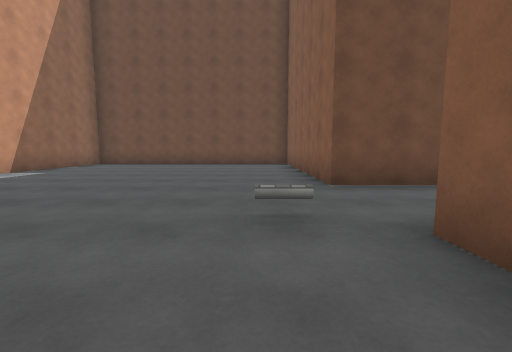
View 1 (above)

24 first-person views from a walk through a scene from a Unity 3-D project. The camera is 1.2 m above the floor, tilts 6° down and sees 90° across. The floor is counted in squares, 2 m on a side. Each view is taken from the middle of a square. On the plan, view 1 faces up. The plan holds only what a view shows up to about 9 squares ahead; the rest is blank. The place goes on beyond the plan. The player character is not drawn. Surface patterns are stand-ins for the level's own textures.

View 2
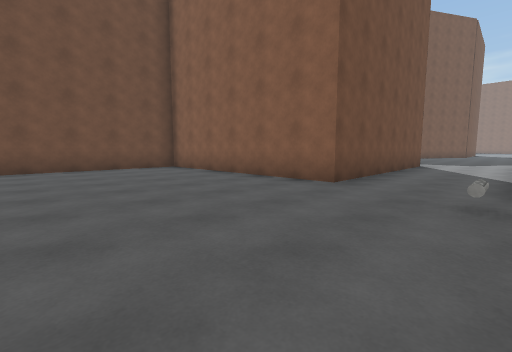

View 3
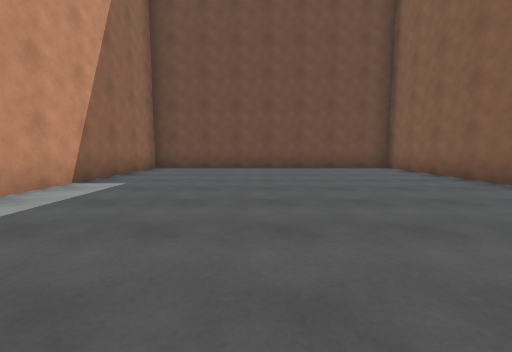

View 4
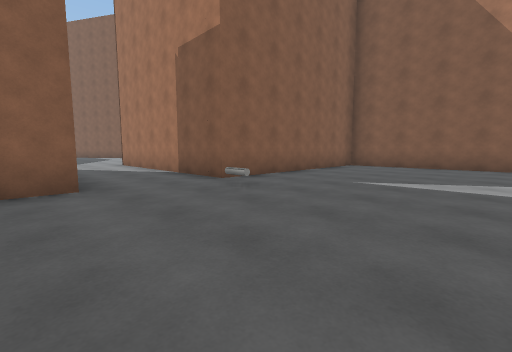

View 5
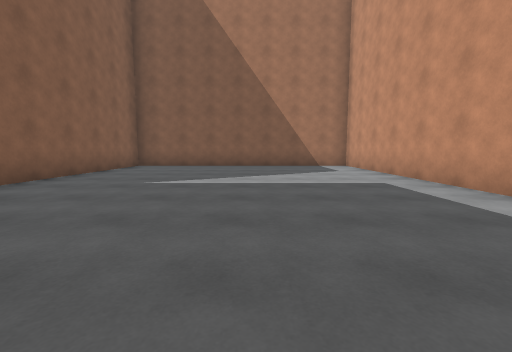

View 6
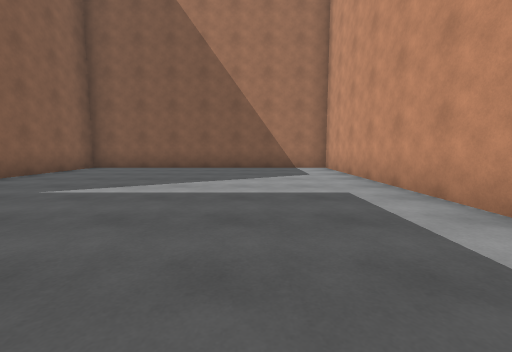

View 7
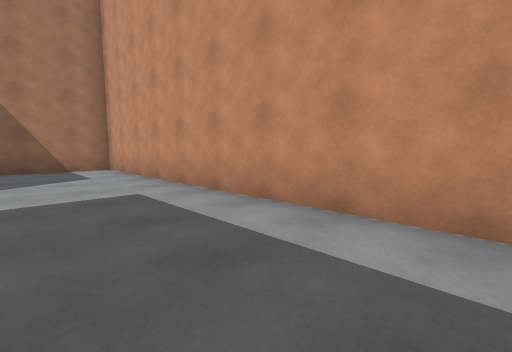

View 8
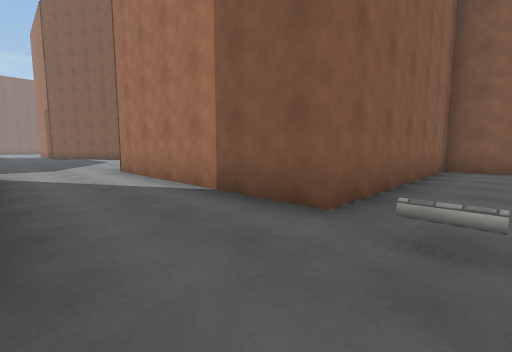

View 9
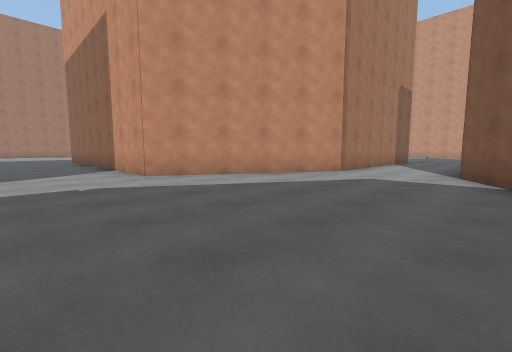

View 10
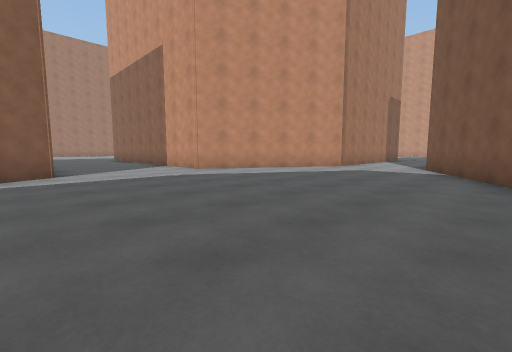

View 11
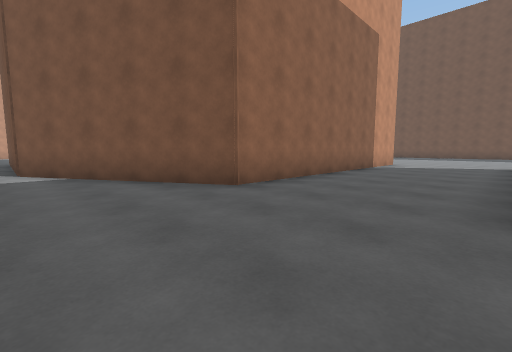

View 12
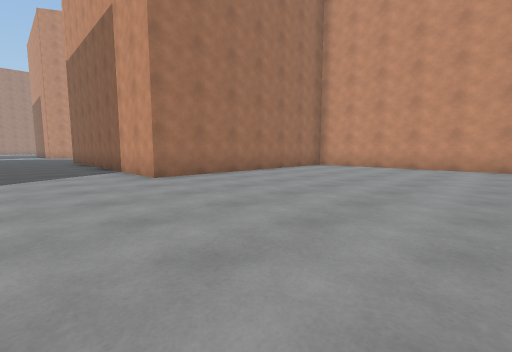

View 13
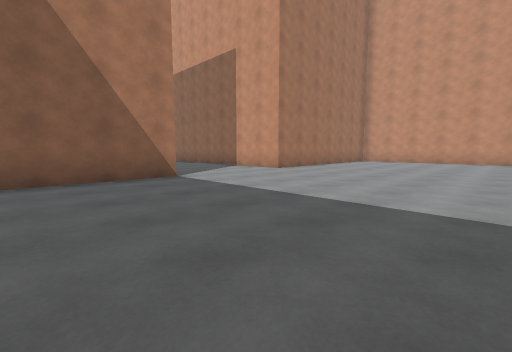

View 14
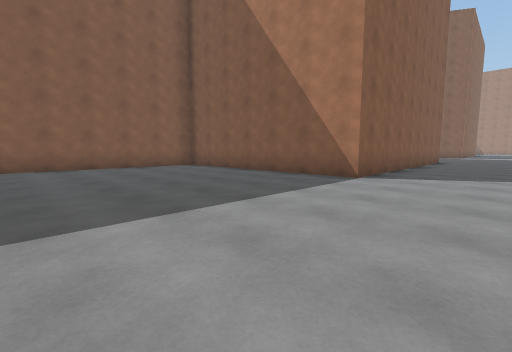

View 15
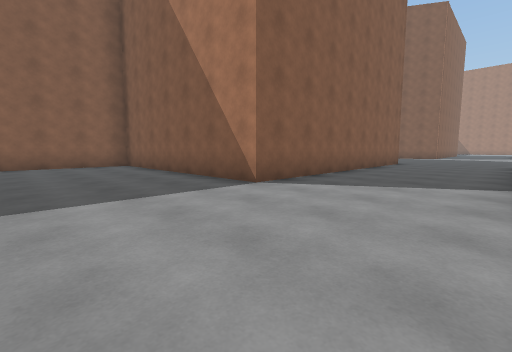

View 16
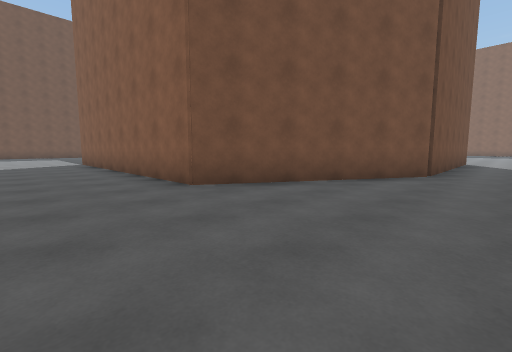

View 17
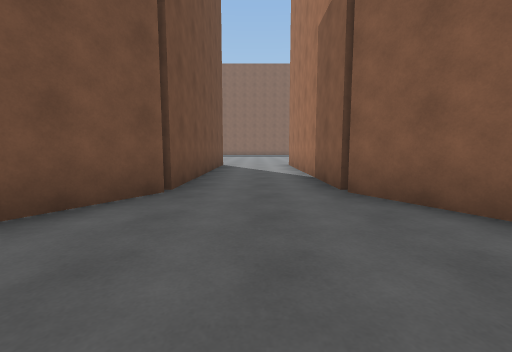

View 18
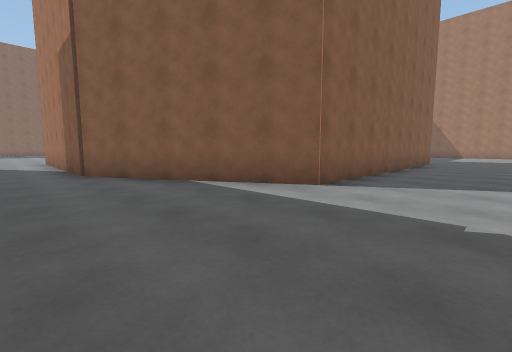

View 19
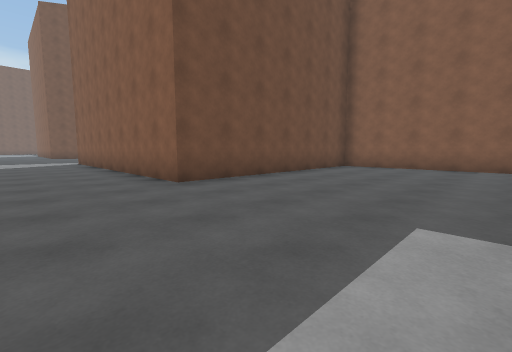

View 20
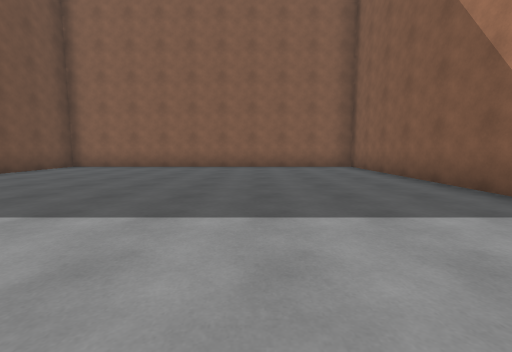

View 21
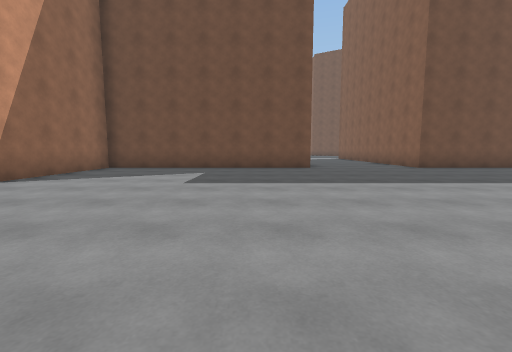

View 22
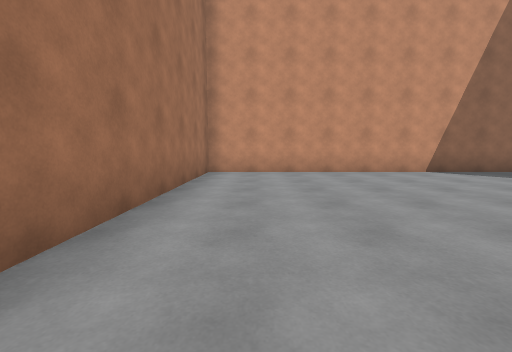

View 23
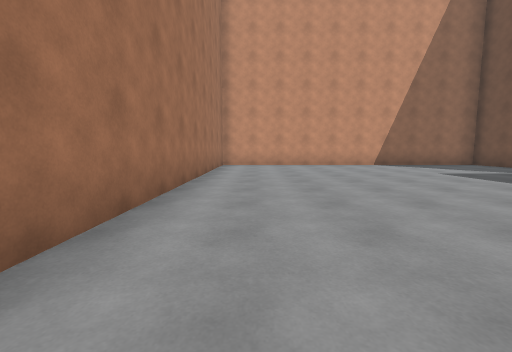

View 24
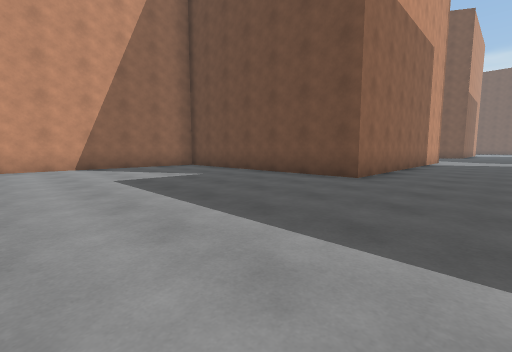

### Floor plan
Points are (right, up) in squares from view 1. A wall is a line through its corners. A room is listed if a view was taken in it or the views show most of it. See-through windows are left out.
Room 1 (views 1, 2, 3, 4, 5, 6, 7, 8)
walls: (8.2, 4.7) (7.4, 4.2) (1.2, 4.2) (1.2, 10.2) (-6.3, 10.2) (-6.3, -4.3) (1.2, -4.3) (1.2, 1.7) (7.4, 1.7) (8.2, 1.2)
ways out: opening at (8, 3) to room 2
objects: cylinder (0, 2)
Room 2 (views 9, 10, 11, 12, 13, 14, 15, 16, 17, 18, 19, 20, 21, 22, 23, 24)
walls: (8.2, 1.2) (11.8, -0.8) (11.8, -8.8) (5.3, -8.8) (5.3, -18.2) (13.9, -18.2); (24.5, 4.2) (19.6, 4.2) (15.2, 6.8) (15.2, 14.8) (21.7, 14.8) (21.7, 20.1); (6.4, 14.8) (11.8, 14.8) (11.8, 6.8) (8.2, 4.7); (16.1, -18.2) (21.7, -18.2) (21.7, -8.8) (15.2, -8.8) (15.2, -0.8) (19.6, 1.7) (24.5, 1.7); (5.3, 20.1) (5.3, 15.9)
ways out: opening at (8, 3) to room 1

Positions as (right, up) in squares from view 1, and headings:
1: (0, 0), facing up
2: (-3, 2), facing up-right
3: (-3, 2), facing up
4: (-3, 5), facing down-right
5: (-3, 5), facing down
6: (-4, 4), facing down
7: (-4, 4), facing down-left
8: (0, 4), facing down-right
9: (14, 5), facing down-left
10: (16, 6), facing down-left
11: (15, 4), facing up-left
12: (14, 20), facing down-left
13: (18, 20), facing down-left
14: (13, 20), facing down-right
15: (12, 18), facing down-right
16: (13, 3), facing up-right
17: (16, 3), facing right
18: (13, 3), facing down-right
19: (13, -13), facing up-right
20: (13, -15), facing right
21: (10, -17), facing up
22: (12, -17), facing left
23: (15, -17), facing left
24: (14, -14), facing up-left
